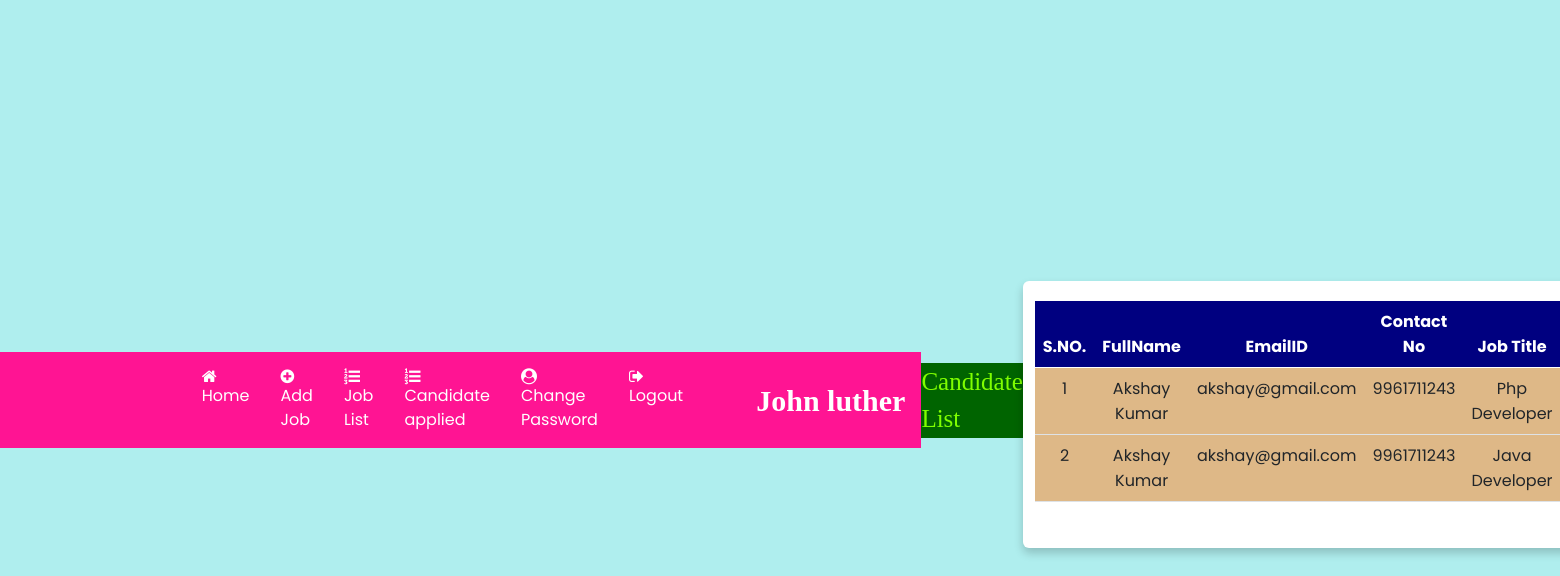
The app's page /applied_candidatelist (signed in) with its own data.
### job/models.py (models this page shows, shortened)
class Apply(models.Model):
    job = models.ForeignKey(Job, on_delete=models.CASCADE)
    student = models.ForeignKey(StudentUser, on_delete=models.CASCADE)
    resume = models.FileField(null=True)
    applydate = models.DateField()

class StudentUser(models.Model):
    user = models.ForeignKey(User, on_delete=models.CASCADE)
    mobile = models.CharField(max_length=15, null=True)
    image = models.FileField(null= True)
    gender = models.CharField(max_length=10, null=True)
    type = models. CharField(max_length=15, null=True)

class Job(models.Model):
    recruiter = models.ForeignKey(Recruiter, on_delete=models.CASCADE)
    start_date = models.DateField()
    end_date = models.DateField()
    title = models.CharField(max_length=100)
    salary = models.FloatField(max_length=20)
    image = models.FileField()
    description = models.CharField(max_length=300)
    experience = models.CharField(max_length=100)
    location = models.CharField(max_length=100)
    skills = models.CharField(max_length=100)
    creationdate = models.DateField()

### job/views.py (the view)
# urls.py: path('applied_candidatelist', applied_candidatelist, name="applied_candidatelist"),
def applied_candidatelist(request):
    if not request.user.is_authenticated:
        return redirect('recruiter_login')
    data = Apply.objects.all()
    d = {'data': data}
    return render(request,'applied_candidatelist.html',d)

### job/templates/applied_candidatelist.html (shortened to what this page needs)
{% load static %}
{% block body %}
{% include 'recruiter_navigation.html' %}
 <marquee style="font-family: montserrat; font-size: 25px; color: chartreuse; background-color: darkgreen;">
    Candidate List
 </marquee>
<div class="container" style="margin-top:29px;">
<table class="table table-hover" id="mydata">
 <thead>
 <tr style="background-color : #000080; color:white;">
  <th>S.NO.</th>
  <th>FullName</th>
  <th>EmailID</th>
  <th>Contact No</th>
  <th>Job Title</th>
 </tr>
 </thead>
 <tbody>
 {% for i in data %}
 {% if request.user.id == i.job.recruiter.user.id %}
 <tr style="background-color: #DEB887">
  <td>{{forloop.counter}}</td>
  <td>{{i.student.user.first_name}} {{i.student.user.last_name}} </td>
  <td>{{i.student.user.username}}</td>
  <td>{{i.student.mobile}}</td>
  <td>{{i.job.title}} </td>
 </tr>
{% endif %}
 {% endfor %}
 </tbody>
</table>
 </div>
{% endblock %}

### job/templates/recruiter_navigation.html (shortened to what this page needs)
<html>
<head>
    {% load static %}
    <link rel="stylesheet" href="{% static 'style.css' %}">
    <link href="https://cdn.jsdelivr.net/npm/bootstrap@5.0.2/dist/css/bootstrap.min.css" rel="stylesheet">
    <link rel="stylesheet" href="https://cdn.jsdelivr.net/npm/bootstrap-icons@1.10.3/font/bootstrap-icons.css">
    <link rel="stylesheet" href="https://cdnjs.cloudflare.com/ajax/libs/font-awesome/4.7.0/css/font-awesome.min.css">
</head>
<body style="background-color: paleturquoise;">
<nav class="navbar navbar-expand-sm" style="background-color :deeppink;">
<ul class="navbar-nav">
    <li class="nav-item">
        <a class="nav-link" href="{% url 'recruiter_home' %}"style="margin-left:280px;"><i class="fa fa-home"></i>Home</a>
    </li>
    <li class="nav-item">
        <a class="nav-link" href="{% url 'add_job' %}"><i class="fa fa-plus-circle"></i>Add Job</a>
    </li>
    <li class="nav-item">
        <a class="nav-link" href="{% url 'job_list' %}"><i class="fa fa-list-ol"></i>Job List</a>
    </li>
    <li class="nav-item">
        <a class="nav-link" href="{% url 'applied_candidatelist' %}"><i class="fa fa-list-ol"></i>Candidate applied</a>
    </li>
     <li class="nav-item">
        <a class="nav-link" href="{% url 'change_passwordrecruiter' %}"><i class="fa fa-user-circle"></i>Change Password</a>
    </li>
     <li class="nav-item">
        <a class="nav-link" href="{% url 'Logout' %}"> <i class="fa fa-sign-out"></i>Logout</a>
    </li>
</ul>
    <a class="navbar-brand text-white" style="padding-left:50px; font-weight: bold; font-family:'Oxygen'; font-size: 30px;">{{request.user.first_name}} {{request.user.last_name}}</a>
</nav>
</body>
</html>

### jobportal/static/style.css (style rules this page uses)
* { margin: 0; padding: 0; box-sizing: border-box; font-family: "Poppins" , sans-serif; }
body { min-height: 100vh; width: 100%; background: #c8e8e9; display: flex; align-items: center; justify-content: center; }
.container { width: 85%; background: #fff; border-radius: 6px; padding: 20px 60px 30px 40px; box-shadow: 0 5px 10px rgba(0, 0, 0, 0.2); }

### job/templates/recruiter_navigation.html (style rules this page uses)
.nav-link { color:white; margin-right: 15px; }

### job/templates/applied_candidatelist.html (style rules this page uses)
tr { text-align: center; }

### records on screen
Apply: student.user.first_name "Akshay", student.user.last_name "Kumar", student.user.username "akshay@gmail.com", student.mobile "9961711243", job "Php Developer"
Apply: student.user.first_name "Akshay", student.user.last_name "Kumar", student.user.username "akshay@gmail.com", student.mobile "9961711243", job "Java Developer"

### other values on screen
{{ request.user.first_name }} "John"
{{ request.user.last_name }} "luther"
